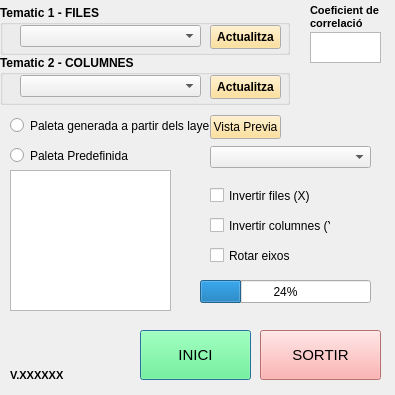
<?xml version="1.0" encoding="UTF-8"?>
<ui version="4.0">
 <class>Tematic_BivariableDialogBase</class>
 <widget class="QDialog" name="Tematic_BivariableDialogBase">
  <property name="geometry">
   <rect>
    <x>0</x>
    <y>0</y>
    <width>395</width>
    <height>395</height>
   </rect>
  </property>
  <property name="minimumSize">
   <size>
    <width>395</width>
    <height>395</height>
   </size>
  </property>
  <property name="maximumSize">
   <size>
    <width>395</width>
    <height>395</height>
   </size>
  </property>
  <property name="windowTitle">
   <string>Tematic_Bivariable</string>
  </property>
  <widget class="QPushButton" name="btoInici">
   <property name="geometry">
    <rect>
     <x>140</x>
     <y>330</y>
     <width>111</width>
     <height>50</height>
    </rect>
   </property>
   <property name="font">
    <font>
     <pointsize>11</pointsize>
    </font>
   </property>
   <property name="styleSheet">
    <string notr="true">background-color: rgb(85, 255, 127);</string>
   </property>
   <property name="text">
    <string>INICI</string>
   </property>
  </widget>
  <widget class="QPushButton" name="btoSortir">
   <property name="geometry">
    <rect>
     <x>260</x>
     <y>330</y>
     <width>121</width>
     <height>50</height>
    </rect>
   </property>
   <property name="font">
    <font>
     <pointsize>11</pointsize>
    </font>
   </property>
   <property name="styleSheet">
    <string notr="true">background-color: rgb(255, 156, 156);</string>
   </property>
   <property name="text">
    <string>SORTIR</string>
   </property>
  </widget>
  <widget class="QLabel" name="versio">
   <property name="geometry">
    <rect>
     <x>10</x>
     <y>360</y>
     <width>80</width>
     <height>30</height>
    </rect>
   </property>
   <property name="font">
    <font>
     <family>MS Shell Dlg 2</family>
     <pointsize>8</pointsize>
     <weight>75</weight>
     <italic>false</italic>
     <bold>true</bold>
    </font>
   </property>
   <property name="styleSheet">
    <string notr="true"/>
   </property>
   <property name="text">
    <string>V.XXXXXX</string>
   </property>
  </widget>
  <widget class="QProgressBar" name="progressBar">
   <property name="geometry">
    <rect>
     <x>200</x>
     <y>280</y>
     <width>171</width>
     <height>23</height>
    </rect>
   </property>
   <property name="value">
    <number>24</number>
   </property>
  </widget>
  <widget class="QGroupBox" name="groupBox_7">
   <property name="geometry">
    <rect>
     <x>0</x>
     <y>5</y>
     <width>290</width>
     <height>50</height>
    </rect>
   </property>
   <property name="font">
    <font>
     <weight>75</weight>
     <bold>true</bold>
    </font>
   </property>
   <property name="title">
    <string>Tematic 1 - FILES</string>
   </property>
   <widget class="QPushButton" name="TOP_Reload">
    <property name="geometry">
     <rect>
      <x>210</x>
      <y>20</y>
      <width>71</width>
      <height>24</height>
     </rect>
    </property>
    <property name="palette">
     <palette>
      <active>
       <colorrole role="Button">
        <brush brushstyle="SolidPattern">
         <color alpha="255">
          <red>255</red>
          <green>217</green>
          <blue>128</blue>
         </color>
        </brush>
       </colorrole>
       <colorrole role="Light">
        <brush brushstyle="SolidPattern">
         <color alpha="255">
          <red>255</red>
          <green>217</green>
          <blue>128</blue>
         </color>
        </brush>
       </colorrole>
       <colorrole role="Midlight">
        <brush brushstyle="SolidPattern">
         <color alpha="255">
          <red>255</red>
          <green>217</green>
          <blue>128</blue>
         </color>
        </brush>
       </colorrole>
       <colorrole role="BrightText">
        <brush brushstyle="SolidPattern">
         <color alpha="255">
          <red>255</red>
          <green>217</green>
          <blue>128</blue>
         </color>
        </brush>
       </colorrole>
       <colorrole role="Base">
        <brush brushstyle="SolidPattern">
         <color alpha="255">
          <red>255</red>
          <green>217</green>
          <blue>128</blue>
         </color>
        </brush>
       </colorrole>
      </active>
      <inactive>
       <colorrole role="Button">
        <brush brushstyle="SolidPattern">
         <color alpha="255">
          <red>255</red>
          <green>217</green>
          <blue>128</blue>
         </color>
        </brush>
       </colorrole>
       <colorrole role="Light">
        <brush brushstyle="SolidPattern">
         <color alpha="255">
          <red>255</red>
          <green>217</green>
          <blue>128</blue>
         </color>
        </brush>
       </colorrole>
       <colorrole role="Midlight">
        <brush brushstyle="SolidPattern">
         <color alpha="255">
          <red>255</red>
          <green>217</green>
          <blue>128</blue>
         </color>
        </brush>
       </colorrole>
       <colorrole role="BrightText">
        <brush brushstyle="SolidPattern">
         <color alpha="255">
          <red>255</red>
          <green>217</green>
          <blue>128</blue>
         </color>
        </brush>
       </colorrole>
       <colorrole role="Base">
        <brush brushstyle="SolidPattern">
         <color alpha="255">
          <red>255</red>
          <green>217</green>
          <blue>128</blue>
         </color>
        </brush>
       </colorrole>
      </inactive>
      <disabled>
       <colorrole role="Button">
        <brush brushstyle="SolidPattern">
         <color alpha="255">
          <red>255</red>
          <green>217</green>
          <blue>128</blue>
         </color>
        </brush>
       </colorrole>
       <colorrole role="Light">
        <brush brushstyle="SolidPattern">
         <color alpha="255">
          <red>255</red>
          <green>217</green>
          <blue>128</blue>
         </color>
        </brush>
       </colorrole>
       <colorrole role="Midlight">
        <brush brushstyle="SolidPattern">
         <color alpha="255">
          <red>255</red>
          <green>217</green>
          <blue>128</blue>
         </color>
        </brush>
       </colorrole>
       <colorrole role="BrightText">
        <brush brushstyle="SolidPattern">
         <color alpha="255">
          <red>255</red>
          <green>217</green>
          <blue>128</blue>
         </color>
        </brush>
       </colorrole>
       <colorrole role="Base">
        <brush brushstyle="SolidPattern">
         <color alpha="255">
          <red>240</red>
          <green>240</green>
          <blue>240</blue>
         </color>
        </brush>
       </colorrole>
      </disabled>
     </palette>
    </property>
    <property name="toolTip">
     <string>Recarregar elements de llegenda</string>
    </property>
    <property name="text">
     <string>Actualitza</string>
    </property>
   </widget>
   <widget class="QComboBox" name="Tematic_Top">
    <property name="geometry">
     <rect>
      <x>20</x>
      <y>20</y>
      <width>181</width>
      <height>22</height>
     </rect>
    </property>
   </widget>
  </widget>
  <widget class="QGroupBox" name="groupBox_6">
   <property name="geometry">
    <rect>
     <x>0</x>
     <y>55</y>
     <width>290</width>
     <height>50</height>
    </rect>
   </property>
   <property name="font">
    <font>
     <weight>75</weight>
     <bold>true</bold>
    </font>
   </property>
   <property name="title">
    <string>Tematic 2 - COLUMNES</string>
   </property>
   <widget class="QPushButton" name="BOTTOM_Reload">
    <property name="geometry">
     <rect>
      <x>210</x>
      <y>20</y>
      <width>71</width>
      <height>24</height>
     </rect>
    </property>
    <property name="palette">
     <palette>
      <active>
       <colorrole role="Button">
        <brush brushstyle="SolidPattern">
         <color alpha="255">
          <red>255</red>
          <green>217</green>
          <blue>128</blue>
         </color>
        </brush>
       </colorrole>
       <colorrole role="Light">
        <brush brushstyle="SolidPattern">
         <color alpha="255">
          <red>255</red>
          <green>217</green>
          <blue>128</blue>
         </color>
        </brush>
       </colorrole>
       <colorrole role="Midlight">
        <brush brushstyle="SolidPattern">
         <color alpha="255">
          <red>255</red>
          <green>217</green>
          <blue>128</blue>
         </color>
        </brush>
       </colorrole>
       <colorrole role="BrightText">
        <brush brushstyle="SolidPattern">
         <color alpha="255">
          <red>255</red>
          <green>217</green>
          <blue>128</blue>
         </color>
        </brush>
       </colorrole>
       <colorrole role="Base">
        <brush brushstyle="SolidPattern">
         <color alpha="255">
          <red>255</red>
          <green>217</green>
          <blue>128</blue>
         </color>
        </brush>
       </colorrole>
      </active>
      <inactive>
       <colorrole role="Button">
        <brush brushstyle="SolidPattern">
         <color alpha="255">
          <red>255</red>
          <green>217</green>
          <blue>128</blue>
         </color>
        </brush>
       </colorrole>
       <colorrole role="Light">
        <brush brushstyle="SolidPattern">
         <color alpha="255">
          <red>255</red>
          <green>217</green>
          <blue>128</blue>
         </color>
        </brush>
       </colorrole>
       <colorrole role="Midlight">
        <brush brushstyle="SolidPattern">
         <color alpha="255">
          <red>255</red>
          <green>217</green>
          <blue>128</blue>
         </color>
        </brush>
       </colorrole>
       <colorrole role="BrightText">
        <brush brushstyle="SolidPattern">
         <color alpha="255">
          <red>255</red>
          <green>217</green>
          <blue>128</blue>
         </color>
        </brush>
       </colorrole>
       <colorrole role="Base">
        <brush brushstyle="SolidPattern">
         <color alpha="255">
          <red>255</red>
          <green>217</green>
          <blue>128</blue>
         </color>
        </brush>
       </colorrole>
      </inactive>
      <disabled>
       <colorrole role="Button">
        <brush brushstyle="SolidPattern">
         <color alpha="255">
          <red>255</red>
          <green>217</green>
          <blue>128</blue>
         </color>
        </brush>
       </colorrole>
       <colorrole role="Light">
        <brush brushstyle="SolidPattern">
         <color alpha="255">
          <red>255</red>
          <green>217</green>
          <blue>128</blue>
         </color>
        </brush>
       </colorrole>
       <colorrole role="Midlight">
        <brush brushstyle="SolidPattern">
         <color alpha="255">
          <red>255</red>
          <green>217</green>
          <blue>128</blue>
         </color>
        </brush>
       </colorrole>
       <colorrole role="BrightText">
        <brush brushstyle="SolidPattern">
         <color alpha="255">
          <red>255</red>
          <green>217</green>
          <blue>128</blue>
         </color>
        </brush>
       </colorrole>
       <colorrole role="Base">
        <brush brushstyle="SolidPattern">
         <color alpha="255">
          <red>240</red>
          <green>240</green>
          <blue>240</blue>
         </color>
        </brush>
       </colorrole>
      </disabled>
     </palette>
    </property>
    <property name="toolTip">
     <string>Recarregar elements de llegenda</string>
    </property>
    <property name="text">
     <string>Actualitza</string>
    </property>
   </widget>
   <widget class="QComboBox" name="Tematic_Bottom">
    <property name="geometry">
     <rect>
      <x>20</x>
      <y>20</y>
      <width>181</width>
      <height>22</height>
     </rect>
    </property>
   </widget>
  </widget>
  <widget class="QGraphicsView" name="graphic_preview">
   <property name="geometry">
    <rect>
     <x>10</x>
     <y>170</y>
     <width>161</width>
     <height>141</height>
    </rect>
   </property>
   <property name="backgroundBrush">
    <brush brushstyle="NoBrush">
     <color alpha="255">
      <red>0</red>
      <green>0</green>
      <blue>0</blue>
     </color>
    </brush>
   </property>
   <property name="resizeAnchor">
    <enum>QGraphicsView::AnchorViewCenter</enum>
   </property>
  </widget>
  <widget class="QComboBox" name="combo">
   <property name="geometry">
    <rect>
     <x>210</x>
     <y>146</y>
     <width>161</width>
     <height>22</height>
    </rect>
   </property>
   <property name="styleSheet">
    <string notr="true">QComboBox::item:hover {
    background: qlineargradient(x1: 0, y1: 0, x2: 0, y2: 1,
                                stop: 0 #FAFBFE, stop: 1 #DCDEF1);
}</string>
   </property>
   <property name="maxVisibleItems">
    <number>14</number>
   </property>
  </widget>
  <widget class="QCheckBox" name="Reverse_Bottom">
   <property name="geometry">
    <rect>
     <x>210</x>
     <y>210</y>
     <width>121</width>
     <height>31</height>
    </rect>
   </property>
   <property name="text">
    <string>Invertir columnes (Y)</string>
   </property>
  </widget>
  <widget class="QCheckBox" name="Reverse_Top">
   <property name="geometry">
    <rect>
     <x>210</x>
     <y>180</y>
     <width>101</width>
     <height>31</height>
    </rect>
   </property>
   <property name="text">
    <string>Invertir files (X)</string>
   </property>
  </widget>
  <widget class="QCheckBox" name="Rotate_axis">
   <property name="geometry">
    <rect>
     <x>210</x>
     <y>240</y>
     <width>81</width>
     <height>31</height>
    </rect>
   </property>
   <property name="text">
    <string>Rotar eixos</string>
   </property>
  </widget>
  <widget class="QLabel" name="Coef_correl">
   <property name="geometry">
    <rect>
     <x>310</x>
     <y>2</y>
     <width>80</width>
     <height>30</height>
    </rect>
   </property>
   <property name="font">
    <font>
     <family>MS Shell Dlg 2</family>
     <pointsize>8</pointsize>
     <weight>75</weight>
     <italic>false</italic>
     <bold>true</bold>
    </font>
   </property>
   <property name="styleSheet">
    <string notr="true"/>
   </property>
   <property name="text">
    <string>Coeficient de
correlació</string>
   </property>
  </widget>
  <widget class="QTextEdit" name="coef_text">
   <property name="geometry">
    <rect>
     <x>310</x>
     <y>32</y>
     <width>71</width>
     <height>31</height>
    </rect>
   </property>
   <property name="font">
    <font>
     <pointsize>14</pointsize>
     <kerning>false</kerning>
    </font>
   </property>
   <property name="inputMethodHints">
    <set>Qt::ImhPreferNumbers</set>
   </property>
   <property name="verticalScrollBarPolicy">
    <enum>Qt::ScrollBarAlwaysOff</enum>
   </property>
   <property name="horizontalScrollBarPolicy">
    <enum>Qt::ScrollBarAlwaysOff</enum>
   </property>
   <property name="html">
    <string>&lt;!DOCTYPE HTML PUBLIC &quot;-//W3C//DTD HTML 4.0//EN&quot; &quot;http://www.w3.org/TR/REC-html40/strict.dtd&quot;&gt;
&lt;html&gt;&lt;head&gt;&lt;meta name=&quot;qrichtext&quot; content=&quot;1&quot; /&gt;&lt;style type=&quot;text/css&quot;&gt;
p, li { white-space: pre-wrap; }
&lt;/style&gt;&lt;/head&gt;&lt;body style=&quot; font-family:'MS Shell Dlg 2'; font-size:14pt; font-weight:400; font-style:normal;&quot;&gt;
&lt;p style=&quot;-qt-paragraph-type:empty; margin-top:0px; margin-bottom:0px; margin-left:0px; margin-right:0px; -qt-block-indent:0; text-indent:0px; font-size:12pt;&quot;&gt;&lt;br /&gt;&lt;/p&gt;&lt;/body&gt;&lt;/html&gt;</string>
   </property>
  </widget>
  <widget class="QRadioButton" name="PaletaPredefinida">
   <property name="geometry">
    <rect>
     <x>10</x>
     <y>145</y>
     <width>151</width>
     <height>21</height>
    </rect>
   </property>
   <property name="text">
    <string>Paleta Predefinida</string>
   </property>
  </widget>
  <widget class="QRadioButton" name="PaletaLayers">
   <property name="geometry">
    <rect>
     <x>10</x>
     <y>115</y>
     <width>201</width>
     <height>21</height>
    </rect>
   </property>
   <property name="text">
    <string>Paleta generada a partir dels layers</string>
   </property>
  </widget>
  <widget class="QPushButton" name="VistaPrevia">
   <property name="geometry">
    <rect>
     <x>210</x>
     <y>115</y>
     <width>71</width>
     <height>24</height>
    </rect>
   </property>
   <property name="palette">
    <palette>
     <active>
      <colorrole role="Button">
       <brush brushstyle="SolidPattern">
        <color alpha="255">
         <red>255</red>
         <green>217</green>
         <blue>128</blue>
        </color>
       </brush>
      </colorrole>
      <colorrole role="Light">
       <brush brushstyle="SolidPattern">
        <color alpha="255">
         <red>255</red>
         <green>217</green>
         <blue>128</blue>
        </color>
       </brush>
      </colorrole>
      <colorrole role="Midlight">
       <brush brushstyle="SolidPattern">
        <color alpha="255">
         <red>255</red>
         <green>217</green>
         <blue>128</blue>
        </color>
       </brush>
      </colorrole>
      <colorrole role="BrightText">
       <brush brushstyle="SolidPattern">
        <color alpha="255">
         <red>255</red>
         <green>217</green>
         <blue>128</blue>
        </color>
       </brush>
      </colorrole>
      <colorrole role="Base">
       <brush brushstyle="SolidPattern">
        <color alpha="255">
         <red>255</red>
         <green>217</green>
         <blue>128</blue>
        </color>
       </brush>
      </colorrole>
     </active>
     <inactive>
      <colorrole role="Button">
       <brush brushstyle="SolidPattern">
        <color alpha="255">
         <red>255</red>
         <green>217</green>
         <blue>128</blue>
        </color>
       </brush>
      </colorrole>
      <colorrole role="Light">
       <brush brushstyle="SolidPattern">
        <color alpha="255">
         <red>255</red>
         <green>217</green>
         <blue>128</blue>
        </color>
       </brush>
      </colorrole>
      <colorrole role="Midlight">
       <brush brushstyle="SolidPattern">
        <color alpha="255">
         <red>255</red>
         <green>217</green>
         <blue>128</blue>
        </color>
       </brush>
      </colorrole>
      <colorrole role="BrightText">
       <brush brushstyle="SolidPattern">
        <color alpha="255">
         <red>255</red>
         <green>217</green>
         <blue>128</blue>
        </color>
       </brush>
      </colorrole>
      <colorrole role="Base">
       <brush brushstyle="SolidPattern">
        <color alpha="255">
         <red>255</red>
         <green>217</green>
         <blue>128</blue>
        </color>
       </brush>
      </colorrole>
     </inactive>
     <disabled>
      <colorrole role="Button">
       <brush brushstyle="SolidPattern">
        <color alpha="255">
         <red>255</red>
         <green>217</green>
         <blue>128</blue>
        </color>
       </brush>
      </colorrole>
      <colorrole role="Light">
       <brush brushstyle="SolidPattern">
        <color alpha="255">
         <red>255</red>
         <green>217</green>
         <blue>128</blue>
        </color>
       </brush>
      </colorrole>
      <colorrole role="Midlight">
       <brush brushstyle="SolidPattern">
        <color alpha="255">
         <red>255</red>
         <green>217</green>
         <blue>128</blue>
        </color>
       </brush>
      </colorrole>
      <colorrole role="BrightText">
       <brush brushstyle="SolidPattern">
        <color alpha="255">
         <red>255</red>
         <green>217</green>
         <blue>128</blue>
        </color>
       </brush>
      </colorrole>
      <colorrole role="Base">
       <brush brushstyle="SolidPattern">
        <color alpha="255">
         <red>240</red>
         <green>240</green>
         <blue>240</blue>
        </color>
       </brush>
      </colorrole>
     </disabled>
    </palette>
   </property>
   <property name="toolTip">
    <string>Recarregar elements de llegenda</string>
   </property>
   <property name="text">
    <string>Vista Previa</string>
   </property>
  </widget>
 </widget>
 <resources/>
 <connections/>
</ui>
